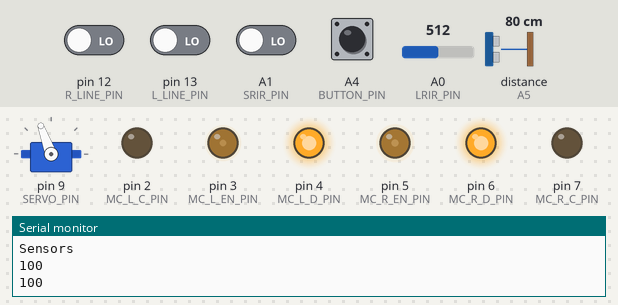
Recording of a sketch running on a simulated Arduino Mega 2560, built with avr-gcc and run on an emulated ATmega2560. On the bench: servo, output pins drawn as LEDs (lit = HIGH), the last lines printed to the serial monitor. Dashed ring = blinking. The inputs (shaded band) are chosen by the test bench; at power-on: A4 (BUTTON_PIN) HIGH, A1 (SRIR_PIN), pin 12 (R_LINE_PIN), pin 13 (L_LINE_PIN) LOW, A0 (LRIR_PIN) = 512, distance to the obstacle (sensor on A5) 80 cm.

Above: at 6.2 s.
6.3 s: A1 (SRIR_PIN) driven HIGH
10.4 s: A0 (LRIR_PIN) set to 160
13.9 s: A0 (LRIR_PIN) set to 134
At 16.5 s:
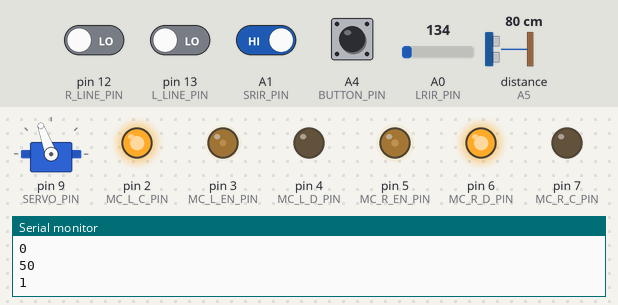
18.0 s: A0 (LRIR_PIN) set to 306
At 19.9 s:
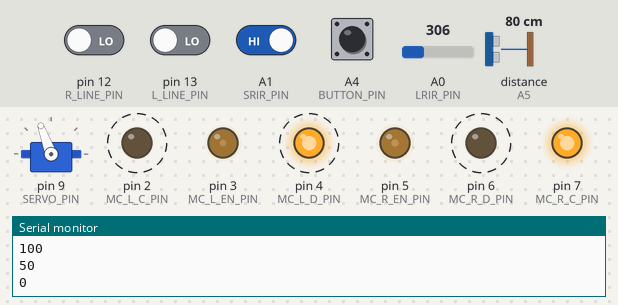
21.5 s: A0 (LRIR_PIN) set to 140
At 23.3 s:
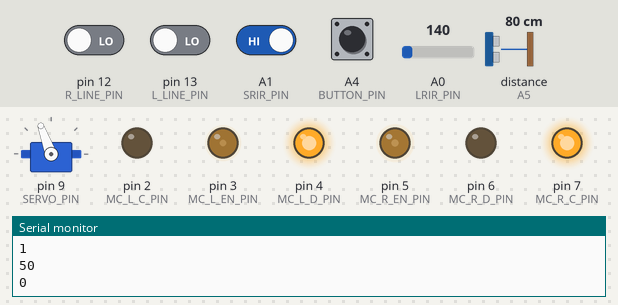
25.0 s: pin 12 (R_LINE_PIN) driven HIGH and pin 13 (L_LINE_PIN) driven HIGH and A1 (SRIR_PIN) driven LOW
At 25.9 s:
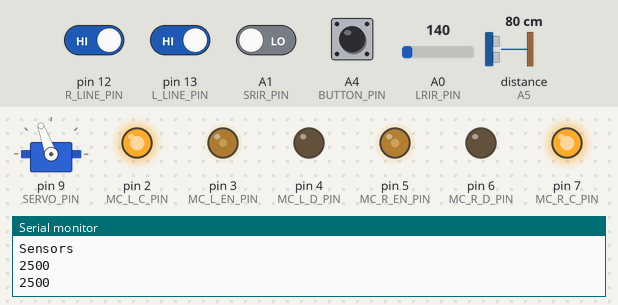
Timing chart, 0 to 27.5 s (numbered marks = the images above; inputs shaded):
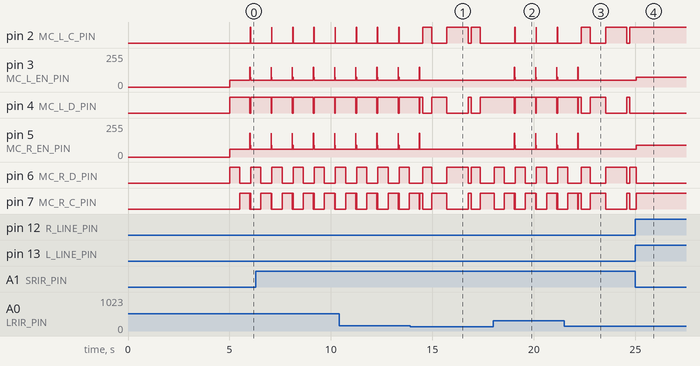

Measured:
- the behaviour switches between 151 and 150 on A0 (LRIR_PIN) (found by bisection; images 0 and 1)
- after the input at 13.9 s, pin 3 (MC_L_EN_PIN): goes on until 14.4 s, then stays 50/255; pin 5 (MC_R_EN_PIN): goes on until 14.4 s, then stays 60/255
- after the input at 18.0 s, pin 3 (MC_L_EN_PIN): 50/255 → 150/255 after 1.0 s, then repeats every 1.0 s: 50/255 0.02 s, 75/255 0.02 s, 50/255 1.0 s, 150/255 0.01 s; pin 5 (MC_R_EN_PIN): 60/255 → 180/255 after 1.0 s, then repeats every 1.0 s: 60/255 0.02 s, 90/255 0.02 s, 60/255 1.0 s, 180/255 0.01 s
- after the input at 21.5 s, pin 3 (MC_L_EN_PIN): goes on until 22.2 s, then stays 50/255; pin 5 (MC_R_EN_PIN): goes on until 22.2 s, then stays 60/255
- after the input at 25.0 s, pin 2 (MC_L_C_PIN): stays HIGH (without the input it goes to LOW after 0.19 s); pin 3 (MC_L_EN_PIN): 50/255 → 75/255 at once; pin 4 (MC_L_D_PIN): stays LOW (without the input it goes to HIGH after 0.19 s); pin 5 (MC_R_EN_PIN): 60/255 → 90/255 at once
- by itself, pin 3 (MC_L_EN_PIN): repeats every 1.0 s: 50/255 0.02 s, 75/255 0.02 s, 50/255 1.0 s, 150/255 0.01 s
- by itself, pin 5 (MC_R_EN_PIN): repeats every 1.0 s: 60/255 0.02 s, 90/255 0.02 s, 60/255 1.0 s, 180/255 0.01 s

The sketch:

robot_code.ino
```cpp
#include <QTRSensors.h>
#include <NewPing.h>
#include <Servo.h>

//This is the main code for BRUTUS the sumobot
//Written by Kayla Frost and Ben Straub

#define DEBUG
#define UP_POS 0           //Raised position for the plate
#define DOWN_POS 110       //Lowered position for the plate
#define LEFT 0             //Define left and right as integers to minimize memory usage
#define RIGHT 1
#define MAX_PING_DIST 40   //Maximum distance we want to ping for (in cm)
#define NO_TRIG 0          //Define strings to represent the different sensor triggers
#define PING_TRIG 1
#define LRIR_TRIG 2
#define SRIR_TRIG 3
#define WIDE_SEARCH_MODE 1 //Define constants for the different modes
#define FINE_SEARCH_MODE 2
#define CHARGE_MODE 3
#define MIN_PING_DELAY 75

#define NUM_LINE_SENSORS   2     // number of sensors used
#define LINE_SENSOR_TIMEOUT       2500  // waits for 2500 us for sensor outputs to go low
#define LINE_EMITTER_PIN   QTR_NO_EMITTER_PIN     // emitter is controlled by digital pin 2

#define R_LINE_PIN 12      //Set the right line sensor pin
#define L_LINE_PIN 13      //Set the left line sensor pin
#define PING_PIN A5        //Set the ping sensor pin
#define LRIR_PIN A0        //Set the long range IR (LRIR) pin
#define SRIR_PIN A1        //Set the short range IR (SRIR) pin
#define SERVO_PIN 9        //Set servo pin - must be PWM
#define BUTTON_PIN A4      //Set the start button pin - doesn't matter what kind of pin
#define MC_L_EN_PIN 3      //Left (labed #1 on board) motor controller enable pin - Must be PWM
#define MC_L_C_PIN 2       //Left motor controller "C" pin
#define MC_L_D_PIN 4       //Left motor controller "D" pin
#define MC_R_EN_PIN 5      //Right (labeled #2 on board) motor controller enable pin - Must be PWM
#define MC_R_C_PIN 7       //Right motor controller "C" pin
#define MC_R_D_PIN 6       //Right motor controller "D" pin

int timeLastPing = 0;        //global var of last ping
int scanVel = 50;           //Ideal velocity for scanning withsensors
int chargeVel = 75;         //Ideal velocity for charging!
int maxVel = 150;            //Maximum velocity (also for stopping quickly)
int fiveSeconds = 5000;      //Define 5 seconds in miliseconds
int mode = WIDE_SEARCH_MODE; //Define a global "mode" variable
boolean rightLineFlag = false; //Define a flag for seeing the line from the right line sensor
boolean leftLineFlag = false;  //Define a flag for seeing the line from the left line sensor

Servo motor;   //Instantiate the servo
NewPing sonar(PING_PIN, PING_PIN, MAX_PING_DIST);  //NewPing setup of pin and maximum distance
QTRSensorsRC qtrrc((unsigned char[]) {R_LINE_PIN, L_LINE_PIN},  //instantiate the left and right line sensors as an object
  NUM_LINE_SENSORS, LINE_SENSOR_TIMEOUT, LINE_EMITTER_PIN);
unsigned int sensorValues[NUM_LINE_SENSORS];


void setup()
{
  #ifdef DEBUG               //opem serial connection if in debug mode
    Serial.begin(9600);
  #endif
  motor.attach(SERVO_PIN);    //assign the motor object to the defined servo pin
  pinMode(BUTTON_PIN, INPUT); //set the button pin as an input
  pinMode(MC_L_EN_PIN, OUTPUT);
  pinMode(MC_L_C_PIN, OUTPUT);
  pinMode(MC_L_D_PIN, OUTPUT);
  pinMode(MC_R_EN_PIN, OUTPUT);
  pinMode(MC_R_C_PIN, OUTPUT);
  pinMode(MC_R_D_PIN, OUTPUT);
  pinMode(PING_PIN, INPUT);
  pinMode(LRIR_PIN, INPUT);
  pinMode(SRIR_PIN, INPUT);

  motor.write(UP_POS);  //Have the robot hold the plate up initially
  while(!digitalRead(BUTTON_PIN)) { } //Wait for the button to be pressed
  #ifdef DEBUG
    Serial.print("Button pressed!");
  #endif
  delay(fiveSeconds);
  motor.write(DOWN_POS); //Drop the plate
}

void loop()
{
#ifdef DEBUG
  Serial.print("Mode:");
  Serial.println(mode);
#endif
if (mode == WIDE_SEARCH_MODE)
  wideSearch();
if (mode == FINE_SEARCH_MODE)
  fineSearch();
if (mode == CHARGE_MODE)
  charge();
}

void driveForward(int vel) //vel (velocity) is of the range 0-255 and is a measure of how fast to turn the motors
{
   analogWrite(MC_L_EN_PIN, vel);    //Turn on the enable pin for both motor controller sides at the given velocity
   analogWrite(MC_R_EN_PIN, vel*1.2);

   digitalWrite(MC_L_C_PIN, HIGH);   //Driving forward calls for setting pin C high and pin D low
   digitalWrite(MC_L_D_PIN, LOW);
   digitalWrite(MC_R_C_PIN, HIGH);
   digitalWrite(MC_R_D_PIN, LOW);
}

void driveBackward(int vel) //vel (velocity) is of the range 0-255 and is a measure of how fast to turn the motors
{
  analogWrite(MC_L_EN_PIN, vel);  //Turn on the enable pin for both motor controller sides at the given speed
  analogWrite(MC_R_EN_PIN, vel*1.2);

  digitalWrite(MC_L_C_PIN, LOW);   //Driving backward calls for setting pin C low and pin D high
  digitalWrite(MC_L_D_PIN, HIGH);
  digitalWrite(MC_R_C_PIN, LOW);
  digitalWrite(MC_R_D_PIN, HIGH);
}

void driveTurn(int vel, int direct) //vel (velocity) is of the range 0-255 and is a measure of how fast to turn the motors
{                                   //direct  (direction) dictates which way to turn, LEFT or RIGHT
  #ifdef DEBUG
    Serial.println(vel);
    Serial.println(direct);
  #endif
  analogWrite(MC_L_EN_PIN, vel);    //Turn on the enable pin for both motor controller sides at the given speed
  analogWrite(MC_R_EN_PIN, vel*1.2);

  if (direct == LEFT)
  {
   digitalWrite(MC_L_C_PIN, LOW);    //Drive the left wheel backwards - setting the pin C low and pin D high
   digitalWrite(MC_L_D_PIN, HIGH);
   digitalWrite(MC_R_C_PIN, HIGH);   //Drive the right wheel forward - setting pin C high and pin D low
   digitalWrite(MC_R_D_PIN, LOW);
  }
  else if (direct == RIGHT)
  {
   digitalWrite(MC_L_C_PIN, HIGH);   //Drive the left wheel forward - setting pin C high and pin D low
   digitalWrite(MC_L_D_PIN, LOW);
   digitalWrite(MC_R_C_PIN, LOW);    //Drive the left wheel backwards - setting the pin C low and pin D high
   digitalWrite(MC_R_D_PIN, HIGH);
   }
}


void driveStop(int vel)  //vel (velocity) is of the range 0-255 and is a measure of how quickly to stop
{
  analogWrite(MC_L_EN_PIN, vel);  //Turn on the enable pin for both motor controller sides at the given speed
  analogWrite(MC_R_EN_PIN, vel*1.2);

  digitalWrite(MC_L_C_PIN, LOW);   //Stopping  calls for setting the C and D pins to the same value
  digitalWrite(MC_L_D_PIN, LOW);
  digitalWrite(MC_R_C_PIN, LOW);
  digitalWrite(MC_R_D_PIN, LOW);
}

void wideSearch()
//Search for target by swiveling left and right at intervals increasing by [addTime]
{
 int baseTime = 100;
 int addTime = 300;
 #ifdef DEBUG
   Serial.println("About to turn left");
 #endif
 driveTurn(scanVel, LEFT);
 if (wideScan(baseTime))
   return;
 driveTurn(scanVel, RIGHT);
 if (wideScan(baseTime + addTime))
   return;
 driveTurn(scanVel, LEFT);
 if (wideScan(baseTime + 2*addTime))
   return;
 driveTurn(scanVel, RIGHT);
 if (wideScan(baseTime + 3*addTime))
   return;
}

void fineSearch()
{
  driveTurn(scanVel, LEFT);
  while(checkPing() == PING_TRIG){
    if(checkSRIR() == SRIR_TRIG || checkLRIR() == LRIR_TRIG){
        mode = CHARGE_MODE;
        return;
      }
  }
  int timeLeft = millis();
  driveTurn(scanVel, RIGHT);
  delay(50);   //Give the robot some time to get back into ping range
    while(checkPing() == PING_TRIG){
    if(checkSRIR() == SRIR_TRIG || checkLRIR() == LRIR_TRIG){
        mode = CHARGE_MODE;
        return;
      }
    }
  int timeRight = millis();
  while(millis() < ((timeRight-timeLeft)/2))  //Use the average of the two times to return to approximately the middle/starting position
    driveTurn(scanVel, LEFT);
  driveForward(scanVel);
  delay(100);
  driveStop(scanVel);
  mode = WIDE_SEARCH_MODE;
}

void charge()
{
  driveForward(chargeVel);
  while(true){
    if(checkLines()){
      mode = WIDE_SEARCH_MODE;
      getAwayFromEdge();
      break;
    }
    if(checkLRIR() == LRIR_TRIG || checkSRIR() == SRIR_TRIG){
      continue;
    }
    if(checkPing() != PING_TRIG){
      mode = WIDE_SEARCH_MODE;
      break;
    }
    mode = FINE_SEARCH_MODE;
    break;
  }
  driveStop(maxVel);
}

boolean wideScan(int interval)
//While searching for target, monitor the sonar and long range IR sensors for any objects
{
 int time = millis();
 int targetTime = time + interval;
 while(millis() < targetTime)
 {
   if(checkSRIR() == SRIR_TRIG){
     driveStop(scanVel);
     mode = CHARGE_MODE;
     #ifdef DEBUG
       Serial.println("SRIR Detected");
     #endif
     return true;
   }
   if(checkLRIR() == LRIR_TRIG){
     driveStop(scanVel);
     mode = CHARGE_MODE;
     #ifdef DEBUG
       Serial.println("LRIR Detected");
     #endif
     return true;
   }
   if(checkPing() == PING_TRIG){
     driveStop(scanVel);
     mode = FINE_SEARCH_MODE;
     #ifdef DEBUG
       Serial.println("PING Detected");
     #endif
     return true;
   }
 }
 return false;
}


int checkPing()
{
  int currentTime = millis();
  if(currentTime-timeLastPing < MIN_PING_DELAY)
    delay(MIN_PING_DELAY - currentTime + timeLastPing);
  timeLastPing = millis();
  if (sonar.ping() > 0)                      //Check to see if the ping sensor sees anything
    return PING_TRIG;
  return NO_TRIG;
}

int checkLRIR()
{
 int LRIRvalue = analogRead(LRIR_PIN);       // reads the value of the long range IR sensor
 if (LRIRvalue > 150)
   return LRIR_TRIG;
 return NO_TRIG;
}

int checkSRIR()
{
int SRIRvalue = digitalRead(SRIR_PIN);      //reads the value of the short range IR sensor
if (!SRIRvalue)
  return SRIR_TRIG;
return NO_TRIG;
}

boolean checkLines()
{
  qtrrc.read(sensorValues);
  #ifdef DEBUG
    Serial.println("Sensors");
    Serial.println(sensorValues[0]);
    Serial.println(sensorValues[1]);
  #endif
  if(sensorValues[0] < 1750){
    rightLineFlag = false;
    driveStop(maxVel);
    return true;
  }
  if(sensorValues[1] < 1750){
    leftLineFlag = true;
    driveStop(maxVel);
    return true;
  }
  return false;
}

void getAwayFromEdge()
{
  driveBackward(scanVel);
  delay(500);
  driveTurn(scanVel, LEFT);
  delay(500);
  #ifdef DEBUG
    Serial.println("I'm trying to get away from the edge");
  #endif
  driveStop(scanVel);
  rightLineFlag = false;
  leftLineFlag = false;
}
//  }
//  if(rightLineFlag == true){
//    driveTurn(scanVel, LEFT);
//    delay(750);
//    driveStop(scanVel);
//    rightLineFlag = false;
//  }
//  if(leftLineFlag == true){
//    driveTurn(scanVel, RIGHT);
//    delay(750);
//    driveStop(scanVel);
//    leftLineFlag == false;
//  }
//}
```
